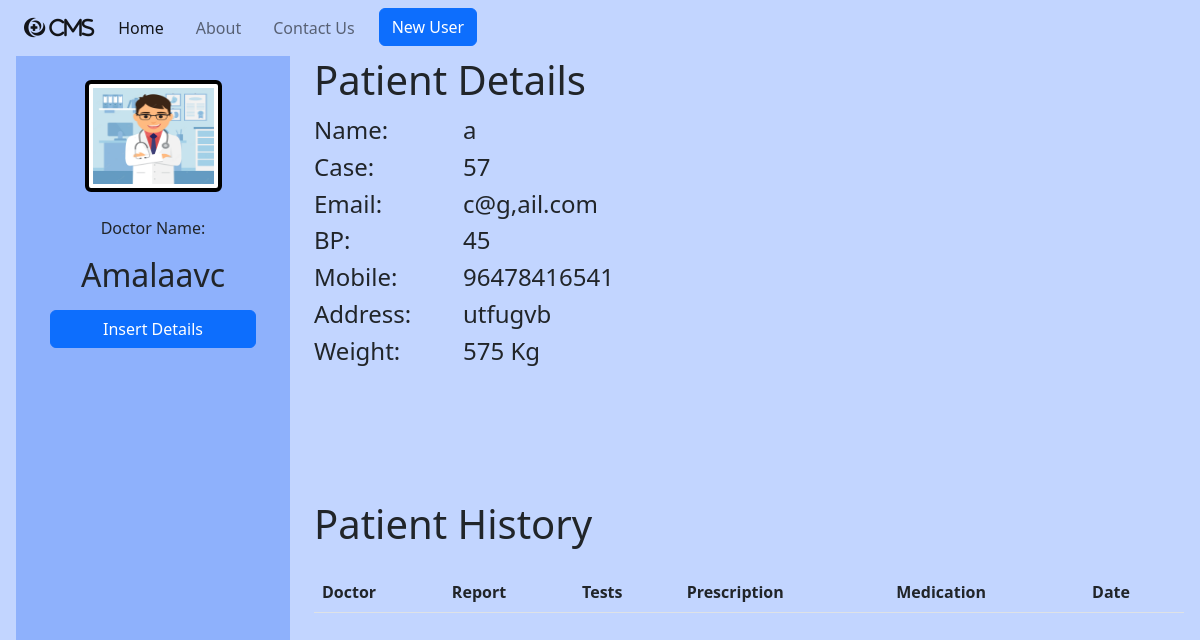
Screenshot of /pt_history/7/7/ with the database file from the repository.
### home/models.py (models this page shows)
class doctor(models.Model):
    name=models.CharField(max_length=50)
    email=models.EmailField()
    password=models.CharField(max_length=50)
    mob=models.CharField(max_length=10)
    class Meta:
        db_table="doctor"

class patient(models.Model):
    name=models.CharField(max_length=50)
    email=models.EmailField()
    password=models.CharField(max_length=50)
    mob=models.CharField(max_length=10)
    add=models.CharField(max_length=10)
    bp=models.CharField(max_length=10)
    case=models.CharField(max_length=50)
    weight=models.CharField(max_length=10)
    class Meta:
        db_table="patient"

### home/views.py (the view)
# urls.py: path('pt_history/<int:doctor_id>/<int:patient_id>/', views.pt_history,name='patient_history'),
def pt_history(request,doctor_id,patient_id):
    a=doctor.objects.get(id=doctor_id)
    b=patient.objects.get(id=patient_id)
    c=patient_history.objects.filter(patient_id=patient_id)
    return render(request,'patient_history_view.html', {'dr':a,'pt':b,'h':c})

### home/templates/patient_history_view.html (shortened to what this page needs)
{% extends 'home/base.html' %}
{% load static %}
{% block content %}
<div class="row px-3">
    <div class="col-3">
        <div class=" d-flex flex-column " style="height: 110vh; background-color: rgb(142, 177, 252);">
            <div class=" d-flex justify-content-evenly w-100 mt-4" style="height:7rem ;">
                <img src="{% static 'dr_profile.jpg' %}" style="border: 4px solid black ;" class="img-thumbnail w-50"
                    alt="...">
            </div>
            <div class="d-flex justify-content-evenly w-100 mt-4">
                <p>Doctor Name:</p>
            </div>
            <div class="d-flex justify-content-evenly w-100 ">
                <h2>{{dr.name}}</h2>
            </div>
            <div class="d-flex justify-content-evenly w-100 ">
                <a href="../../../insert_pt_history_form/{{dr.id}}/{{pt.id}}" class="btn btn-primary mt-2 w-75">Insert
                    Details</a>
            </div>
        </div>
    </div>
    <div class="col-9">
        <div class="row">
            <h1>Patient Details</h1>
            <div class="col-2 mt-1 ">
                <div style="height: 45vh;">
                    <h4>Name:</h4>
                    <h4>Case:</h4>
                    <h4>Email:</h4>
                    <h4>BP:</h4>
                    <h4>Mobile:</h4>
                    <h4>Address:</h4>
                    <h4>Weight:</h4>
                </div>
            </div>
            <div class="col-5 mt-1">
                <div style="height: 45vh;">
                    <h4>{{pt.name}}</h4>
                    <h4>{{pt.case}}</h4>
                    <h4>{{pt.email}}</h4>
                    <h4>{{pt.bp}} </h4>
                    <h4>{{pt.mob}}</h4>
                    <h4>{{pt.add}}</h4>
                    <h4>{{pt.weight}} Kg</h4>
                </div>
            </div>
        </div>
        <h1 class="my-4">Patient History</h1>
        <table class="table my-3">
            <thead>
                <tr>
                    <th scope="col">Doctor</th>
                    <th scope="col">Report</th>
                    <th scope="col">Tests</th>
                    <th scope="col">Prescription</th>
                    <th scope="col">Medication</th>
                    <th scope="col">Date</th>
                </tr>
            </thead>
        </table>
    </div>
</div>
{% endblock %}

### home/templates/home/base.html (style rules this page uses)
body { background-color: rgb(194, 213, 255); }

### rows the page displays
doctor: name "Amalaavc"
patient: name "a", case "57", email "c@g,ail.com", bp "45", mob "96478416541", add "utfugvb", weight "575"
